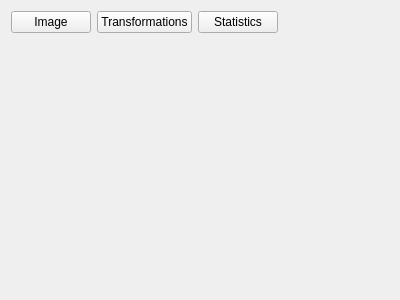
<?xml version="1.0" encoding="UTF-8"?>
<ui version="4.0">
 <class>ImageWindow</class>
 <widget class="QWidget" name="ImageWindow">
  <property name="geometry">
   <rect>
    <x>0</x>
    <y>0</y>
    <width>400</width>
    <height>300</height>
   </rect>
  </property>
  <property name="windowTitle">
   <string>Form</string>
  </property>
  <layout class="QVBoxLayout" name="verticalLayout">
   <item>
    <layout class="QHBoxLayout" name="horizontalLayout">
     <item>
      <widget class="QPushButton" name="image_button">
       <property name="text">
        <string>Image</string>
       </property>
      </widget>
     </item>
     <item>
      <widget class="QPushButton" name="transform_button">
       <property name="text">
        <string>Transformations</string>
       </property>
      </widget>
     </item>
     <item>
      <widget class="QPushButton" name="statistics_button">
       <property name="text">
        <string>Statistics</string>
       </property>
      </widget>
     </item>
     <item>
      <spacer name="horizontalSpacer">
       <property name="orientation">
        <enum>Qt::Orientation::Horizontal</enum>
       </property>
       <property name="sizeHint" stdset="0">
        <size>
         <width>40</width>
         <height>20</height>
        </size>
       </property>
      </spacer>
     </item>
    </layout>
   </item>
   <item>
    <spacer name="verticalSpacer">
     <property name="orientation">
      <enum>Qt::Orientation::Vertical</enum>
     </property>
     <property name="sizeHint" stdset="0">
      <size>
       <width>20</width>
       <height>40</height>
      </size>
     </property>
    </spacer>
   </item>
  </layout>
 </widget>
 <resources/>
 <connections/>
</ui>
